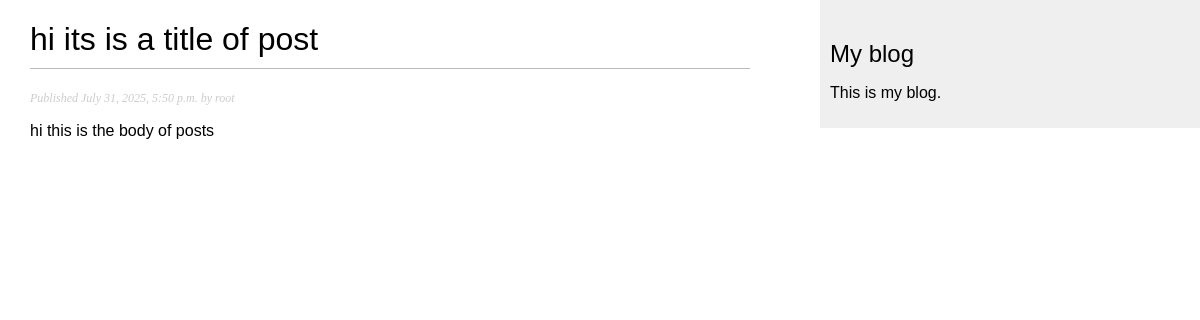
The page /blog/2025/7/31/hi-its-is-a-title-of-post/ on the database its author committed.
### blog/models.py (models this page shows, shortened)
class Post(models.Model):
    class Status(models.TextChoices):
        DRAFT = 'DF','Draft'
        PUBLISHED = 'PB','Published'
    title = models.CharField(max_length=255)
    slug  = models.SlugField(max_length=255,unique_for_date='publish')
    author = models.ForeignKey(settings.AUTH_USER_MODEL, on_delete=models.CASCADE,related_name='blog_posts')
    body  = models.TextField()
    publish = models.DateTimeField(default=timezone.now)    # post publish kb howi
    created = models.DateTimeField(auto_now_add=True)       # Post kab banayi gayi
    updated = models.DateTimeField(auto_now=True)           # Post kab last edit hui
    status  = models.CharField(max_length=2,choices=Status.choices, default=Status.DRAFT)
    objects = models.Manager()
    published = PublishedManager()
    class Meta:
        ordering = ['-publish']                             # سب سے نئی پوسٹ سب سے اوپر
        indexes = [
            models.Index(fields = ['-publish']),
        ]

### blog/views.py (the view)
# urls.py: path('<int:year>/<int:month>/<int:day>/<slug:post>/',views.post_detail, name= 'post_detail'),
def post_detail(request,year,month,day,post):
    post = get_object_or_404(
        Post,
        status=Post.Status.PUBLISHED,
        slug=post,
        publish__year = year,
        publish__month= month,
        publish__day=day)
    return render(request,'blog/post/detail.html',{'post':post})

### blog/templates/blog/post/detail.html (shortened to what this page needs)
{% extends "blog/base.html" %}
{% block content %}
    <h1>{{ post.title }}</h1>
    <p class="date">Published {{ post.publish }} by {{ post.author }}</p>
    {{ post.body|linebreaks }}
{% endblock content %}

### blog/static/css/blog.css (style rules this page uses)
body { margin:0; padding:0; font-family:helvetica, sans-serif; }
h1 { font-weight:normal; border-bottom:1px solid #bbb; padding:0 0 10px 0; }
p.date { color:#ccc; font-family: georgia, serif; font-size: 12px; font-style: italic; }

### rows shown on the page
Post: title "hi its is a title of post", publish "July 31, 2025, 5:50 p.m.", author "root", body "hi this is the body of posts"
